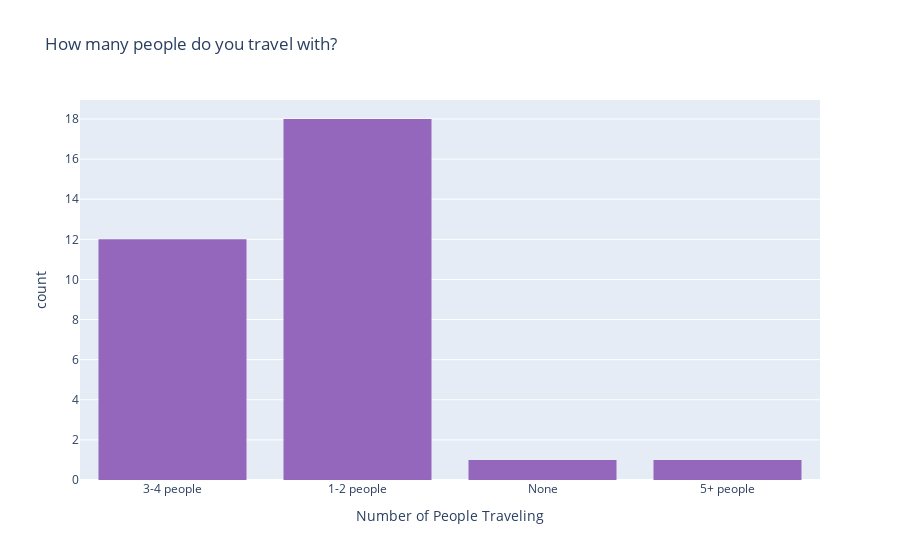

The code cell stored with this chart in its notebook:
### Code cell
# plotly 
fig = px.histogram(df1, x= 'num_people', nbins = 9,
                   title='How many people do you travel with?',
                   labels={'num_people':'Number of People Traveling'},
                   color_discrete_sequence=['#9467bd'],
                   )
fig.show()

### Figure 1 — Plotly figure (JSON) as saved in the notebook; plotly's stock layout.template omitted (floating-point values rounded to 4 significant figures)
{"data": [{"alignmentgroup": "True", "bingroup": "x", "hovertemplate": "Number of People Traveling=%{x}<br>count=%{y}<extra></extra>", "legendgroup": "", "marker": {"color": "#9467bd"}, "name": "", "nbinsx": 9, "offsetgroup": "", "orientation": "v", "showlegend": false, "type": "histogram", "x": ["3-4 people", "1-2 people", "1-2 people", "3-4 people", "1-2 people", "1-2 people", "None", "3-4 people", "1-2 people", "1-2 people", "5+ people", "1-2 people", "3-4 people", "3-4 people", "1-2 people", "1-2 people", "3-4 people", "1-2 people", "1-2 people", "3-4 people", "3-4 people", "1-2 people", "3-4 people", "3-4 people", "1-2 people", "1-2 people", "3-4 people", "1-2 people", "3-4 people", "1-2 people", "1-2 people", "1-2 people"], "xaxis": "x", "yaxis": "y"}], "layout": {"autosize": true, "barmode": "relative", "legend": {"tracegroupgap": 0}, "title": {"text": "How many people do you travel with?"}, "xaxis": {"anchor": "y", "autorange": true, "domain": [0, 1], "range": [-0.5, 3.5], "title": {"text": "Number of People Traveling"}, "type": "category"}, "yaxis": {"anchor": "x", "autorange": true, "domain": [0, 1], "range": [0, 18.95], "title": {"text": "count"}}}}
